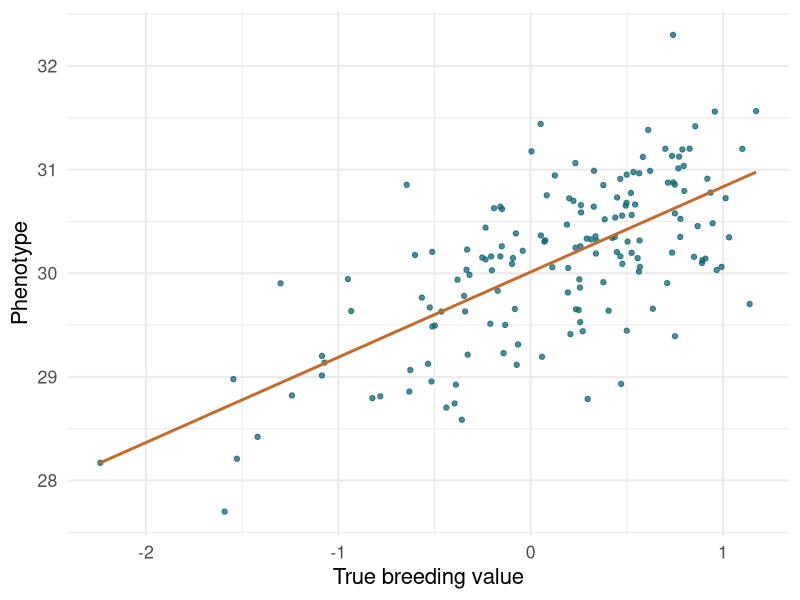
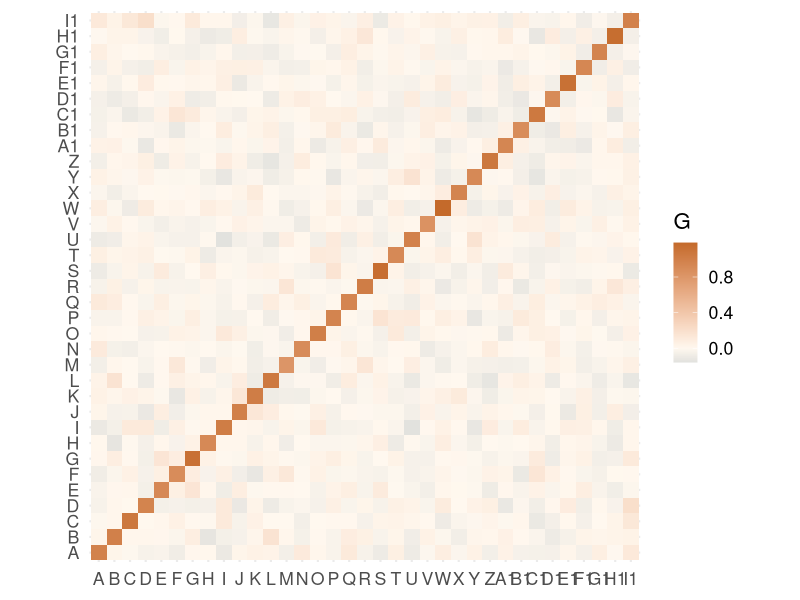
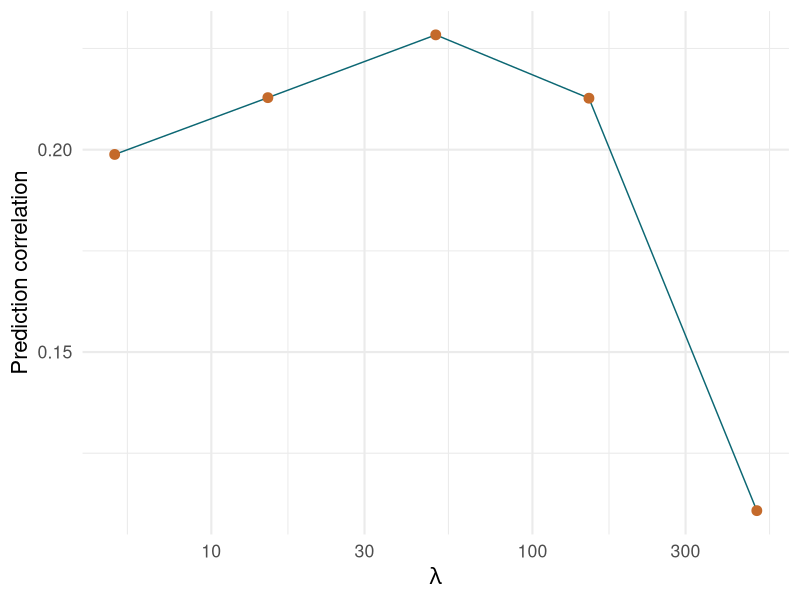

The R source for these figures, in order:
## ---- chunk 1
library(ggplot2)
library(knitr)
theme_set(theme_minimal(base_size = 16))

set.seed(2026)
n_animals <- 160
n_markers <- 300

allele_frequency <- runif(n_markers, 0.05, 0.50)
M <- sapply(allele_frequency, function(p) rbinom(n_animals, 2, p))

center_markers <- function(M, allele_frequency) {
  sweep(M, 2, 2 * allele_frequency, "-")
}

Z <- center_markers(M, allele_frequency)
qtl <- sample(seq_len(n_markers), 12)
a_true <- rep(0, n_markers)
a_true[qtl] <- rnorm(length(qtl), 0, 0.35)
g_true <- as.numeric(Z %*% a_true)
y <- 30 + g_true + rnorm(n_animals, sd = sqrt(var(g_true) * (1 - 0.45) / 0.45))
## ---- chunk 2
ggplot(data.frame(g_true, y), aes(g_true, y)) +
  geom_point(alpha = 0.75, color = "#0c6773") +
  geom_smooth(method = "lm", se = FALSE, color = "#c46a2b") +
  labs(x = "True breeding value", y = "Phenotype")
## ---- chunk 3
ZZt <- tcrossprod(Z)
G <- ZZt / mean(diag(ZZt))

g_subset <- as.data.frame(as.table(G[1:35, 1:35]))
names(g_subset) <- c("animal_1", "animal_2", "relationship")

ggplot(g_subset, aes(animal_1, animal_2, fill = relationship)) +
  geom_tile() +
  scale_fill_gradient2(low = "#245c73", mid = "#fff8ef", high = "#c46a2b") +
  coord_equal() +
  labs(x = NULL, y = NULL, fill = "G")
## ---- chunk 4
fit_ridge_marker <- function(y, M_train, M_new = M_train, lambda = 50) {
  p_train <- colMeans(M_train) / 2
  Z_train <- center_markers(M_train, p_train)
  Z_new <- center_markers(M_new, p_train)
  y_mean <- mean(y)
  marker_effect <- as.numeric(
    solve(crossprod(Z_train) + diag(lambda, ncol(Z_train)), crossprod(Z_train, y - y_mean))
  )
  list(mean = y_mean, marker_effect = marker_effect, prediction = as.numeric(y_mean + Z_new %*% marker_effect))
}

ridge_fit <- fit_ridge_marker(y, M, lambda = 50)
g_ridge <- ridge_fit$prediction - ridge_fit$mean
cor(g_ridge, g_true)
## ---- chunk 5
lambda_marker <- 50
lambda_g <- lambda_marker / mean(diag(ZZt))
y_centered <- y - mean(y)

g_gblup <- as.numeric(G %*% solve(G + diag(lambda_g, nrow(G)), y_centered))

data.frame(
  correlation = cor(g_ridge, g_gblup),
  maximum_difference = max(abs(g_ridge - g_gblup))
)
## ---- chunk 6
make_folds <- function(n, k = 5, seed = 1) {
  set.seed(seed)
  sample(rep(seq_len(k), length.out = n))
}

cross_validate_ridge <- function(y, M, lambda_values, k = 5, seed = 1) {
  fold <- make_folds(length(y), k = k, seed = seed)
  do.call(rbind, lapply(lambda_values, function(lambda) {
    prediction <- rep(NA_real_, length(y))
    for (f in seq_len(k)) {
      training <- fold != f
      validation <- fold == f
      fit <- fit_ridge_marker(y[training], M[training, , drop = FALSE], M[validation, , drop = FALSE], lambda)
      prediction[validation] <- fit$prediction
    }
    data.frame(lambda = lambda, correlation = cor(prediction, y))
  }))
}

cv_results <- cross_validate_ridge(y, M, c(5, 15, 50, 150, 500), seed = 2026)
cv_results
## ---- chunk 7
ggplot(cv_results, aes(lambda, correlation)) +
  geom_line(color = "#0c6773") +
  geom_point(size = 3, color = "#c46a2b") +
  scale_x_log10() +
  labs(x = expression(lambda), y = "Prediction correlation")
